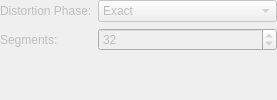
       <widget class="QFrame" name="m_KspacePhaseFrame">
        <property name="enabled">
         <bool>false</bool>
        </property>
        <property name="frameShape">
         <enum>QFrame::NoFrame</enum>
        </property>
        <property name="frameShadow">
         <enum>QFrame::Raised</enum>
        </property>
        <layout class="QFormLayout" name="m_KspacePhaseLayout">
         <property name="horizontalSpacing">
          <number>6</number>
         </property>
         <property name="leftMargin">
          <number>0</number>
         </property>
         <property name="topMargin">
          <number>0</number>
         </property>
         <property name="rightMargin">
          <number>0</number>
         </property>
         <property name="bottomMargin">
          <number>0</number>
         </property>
         <item row="0" column="0">
          <widget class="QLabel" name="m_KspacePhaseLabel">
           <property name="text">
            <string>Distortion Phase:</string>
           </property>
          </widget>
         </item>
         <item row="0" column="1">
          <widget class="QComboBox" name="m_KspacePhaseBox">
           <property name="toolTip">
            <string>How the k-space simulation computes the phase of distortions and eddy currents. Exact: sums the phase of every pixel for every k-space sample (slow). Time segments: approximates the phase by a few transforms per slice; the automatic count stays below 0.1 % relative error (far below typical noise) and was 2.2 to 127 times faster on a 128x128 slice on one processor core, the less the stronger the field; slices where the time segments would take longer on one core, or more than 256 MB of memory, take the exact sum; slices simulated at the same time wait for memory beyond 2 GB in all, which changes only the run time.</string>
           </property>
           <item>
            <property name="text">
             <string>Exact</string>
            </property>
           </item>
           <item>
            <property name="text">
             <string>Time Segments (automatic)</string>
            </property>
           </item>
           <item>
            <property name="text">
             <string>Time Segments (fixed)</string>
            </property>
           </item>
          </widget>
         </item>
         <item row="1" column="0">
          <widget class="QLabel" name="m_KspaceTimeSegmentsLabel">
           <property name="text">
            <string>Segments:</string>
           </property>
          </widget>
         </item>
         <item row="1" column="1">
          <widget class="QSpinBox" name="m_KspaceTimeSegmentsBox">
           <property name="toolTip">
            <string>Fixed number of time segments per slice. The count needed grows with the frequency range of the field map times the readout time; too few segments give large errors, so the automatic count is recommended.</string>
           </property>
           <property name="minimum">
            <number>1</number>
           </property>
           <property name="maximum">
            <number>10000</number>
           </property>
           <property name="value">
            <number>32</number>
           </property>
          </widget>
         </item>
        </layout>
       </widget>
